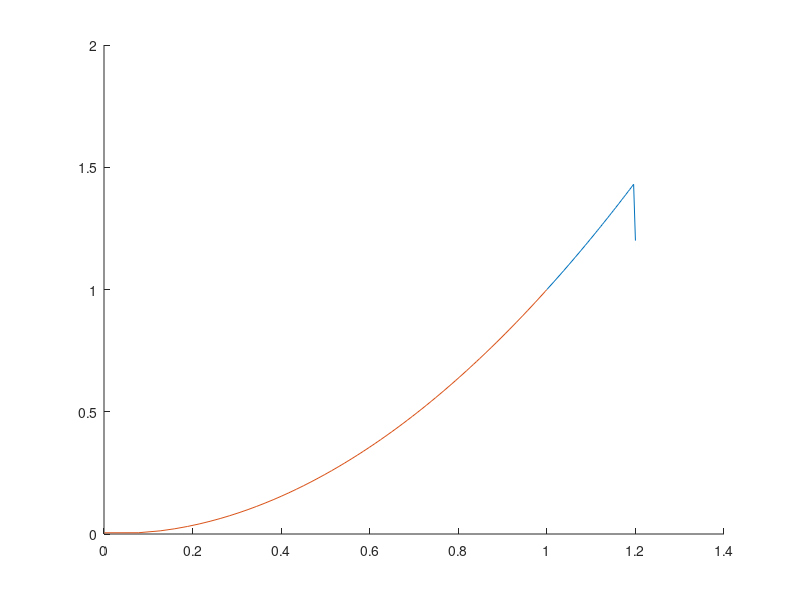

Write the MATLAB code that produced this figure.
% Backtracking line search for finding a root of the gradient of the Rosenbrock function F 
% The gradient is given by grad(F)(x,y) = (400x^3-400xy+2x-2,200(y-x^2))^t  
function sheet09()  
    [y1,d1,alpha1] = newton(@f,@jacobian,[1.2;1.2],0.001);
    [y2,d2,alpha2] = newton(@f,@jacobian,[0.001;0.005],0.001); 
    y2(:,end)    
    figure 
    hold on 
    plot(y1(1,:),y1(2,:))
    plot(y2(1,:),y2(2,:))
end

function [x,d,alpha] = newton(f,jacobian,x0,epsilon)
    x = [x0];
    d = []; 
    alpha = []; 
    k = 0; 
    while !(norm(f(x(:,end))) <= epsilon)
        k = 0; 
        d(:,end+1) = -inv(jacobian(x(:,end)))*f(x(:,end));
        norm(f(x(:,end)))
        while (norm(f(x(:,end)+2.^(-k)*d(:,end))) >= norm(f(x(:,end))))
            k = k+1; 
            k
        end 
        alpha(:,end+1) = 2.^(-k); 
        x(:,end+1) = x(:,end) + 2.^(-k)*d(:,end);  
    end
end 

% The jacobian is given by jac(f)(x,y) = (1200x^2-400y+2,-400x \\ -400x,200)
function jac = jacobian(x)
        jac(1,1) = 1200*x(1).^2-400*x(2)+2; 
        jac(1,2) = -400*x(1); 
        jac(2,1) = -400*x(1);
        jac(2,2) = 200; 
end 

% f = grad(F)
function y = f(x) 
    y(1) = 400*x(1).^3-400*x(1)*x(2)+2*x(1)-2; 
    y(2) = 200*(x(2)-x(1).^2);
    y = y'; 
end 